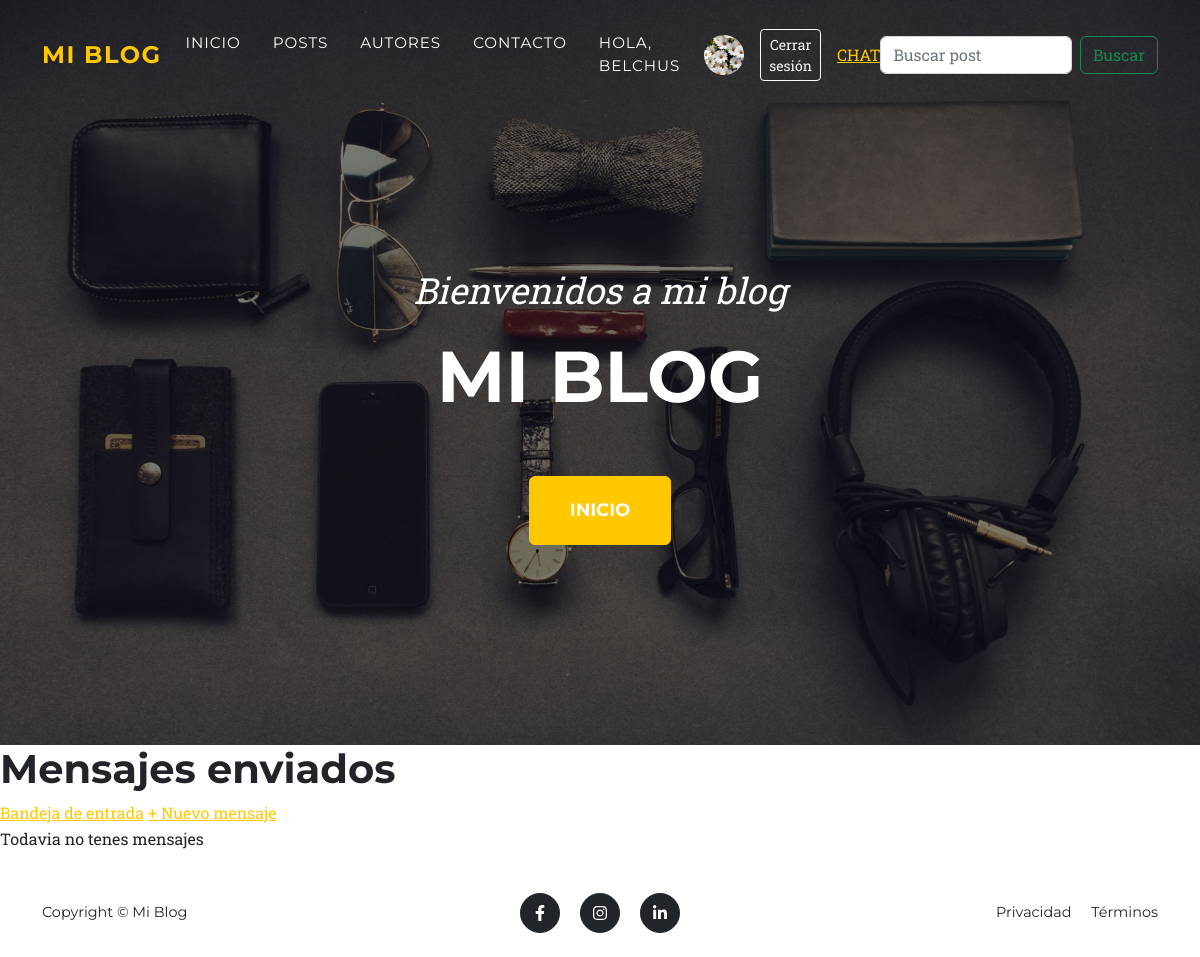
The app's page /mensajes/enviados (signed in), older data.
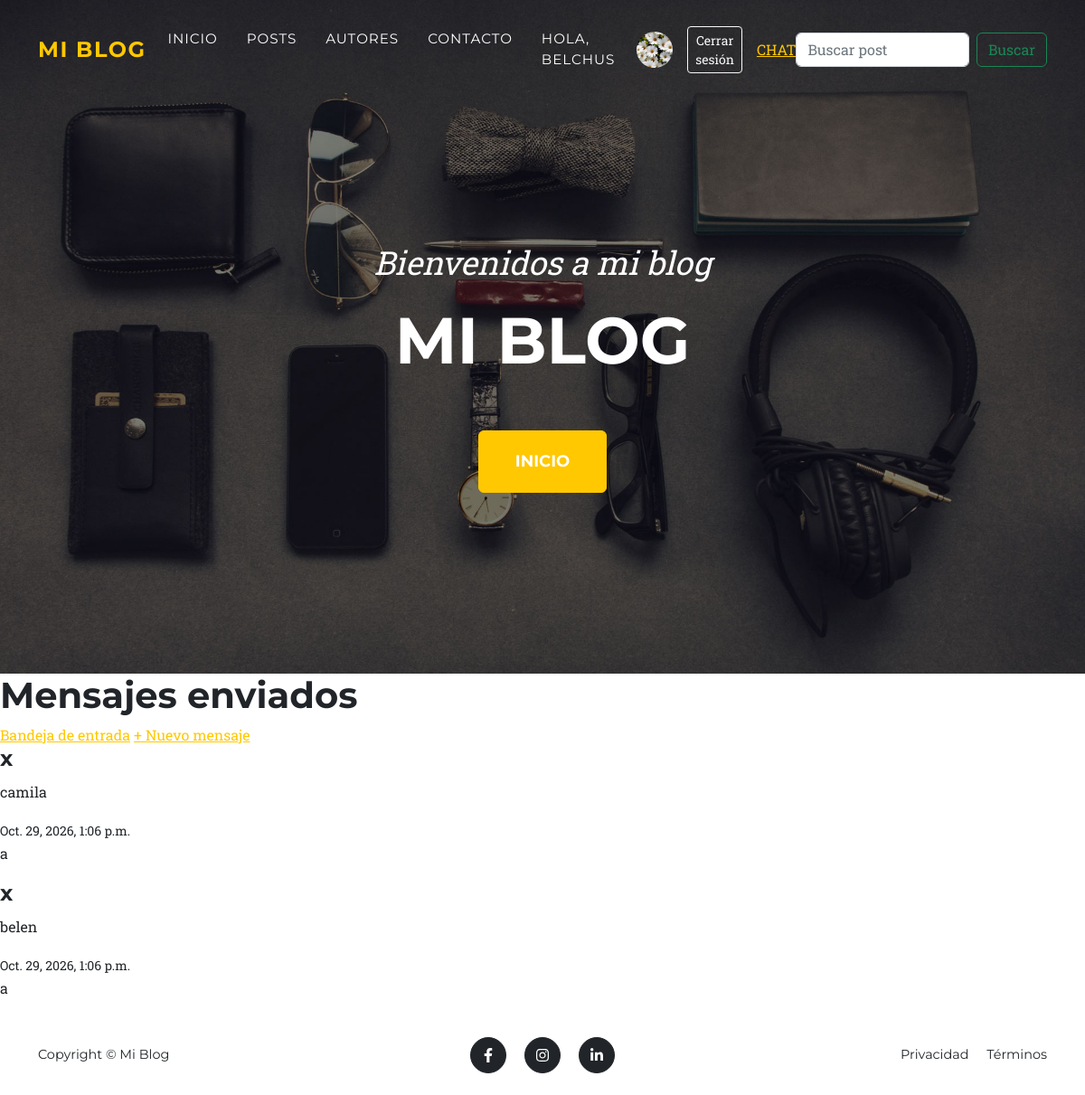
The same page, newer data.
### posts/models.py (models this page shows, shortened)
class Mensaje(models.Model):
    remitente = models.ForeignKey(settings.AUTH_USER_MODEL,on_delete=models.CASCADE,related_name="mensajes_enviados")
    destinatario = models.ForeignKey(settings.AUTH_USER_MODEL,on_delete=models.CASCADE,related_name="mensajes_recibidos")
    asunto = models.CharField(max_length=150)
    contenido = models.TextField()
    fecha_envio = models.DateTimeField(auto_now=True)
    leido = models.BooleanField(default=False)

### posts/views.py (the view)
# urls.py: path("mensajes/enviados",views.bandeja_enviados,name="bandeja_enviados"),
@login_required
def bandeja_enviados(request):
    mensajes = Mensaje.objects.filter(
        remitente= request.user).order_by("-fecha_envio")
    return render(request,"bandeja_enviados.html",{"mensajes":mensajes})

### posts/templates/bandeja_enviados.html (shortened to what this page needs)
{%extends "base.html"%}
{% block content %}
<h1>Mensajes enviados</h1>
<a href="{% url 'bandeja_entrada' %}">Bandeja de entrada</a>
<a href="{% url 'enviar_mensaje'%}"> + Nuevo mensaje</a>
{% for mensaje in mensajes %}
<div>
    <h4>
        {{mensaje.asunto}}
    </h4>
    <p>{{mensaje.destinatario.username}}</p>
    <small>{{mensaje.fecha_envio}}</small>
    <p>{{mensaje.contenido}}</p>
    {% empty %}
    <p>Todavia no tenes mensajes</p>
{% endfor %}
{%endblock%}

Row changes from the older to the newer data that the page shows:
added Mensaje: asunto "x", destinatario.username "camila", fecha_envio "Oct. 29, 2026, 1:06 p.m.", contenido "a"
added Mensaje: asunto "x", destinatario.username "belen", fecha_envio "Oct. 29, 2026, 1:06 p.m.", contenido "a"
Text that changed along with them:
text no longer shown: "Todavia no tenes mensajes"
